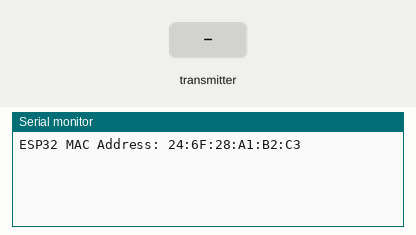
The program below on a simulated ESP32-S3. Parts: the last lines printed to the serial monitor. The test bench sets the inputs (shaded band).

Above: at 1.2 s.
1.3 s: the transmitter starts sending axisX = 0
At 1.66 s:
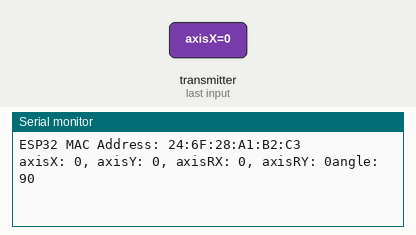
3.3 s: the transmitter starts sending axisY = 1024
At 3.66 s:
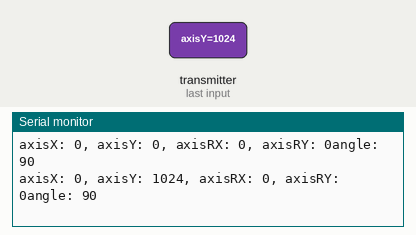
4.8 s: the transmitter starts sending axisRX = 1024
At 5.16 s:
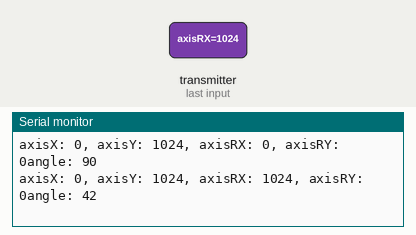
6.3 s: the transmitter starts sending axisRY = 1024
At 6.66 s:
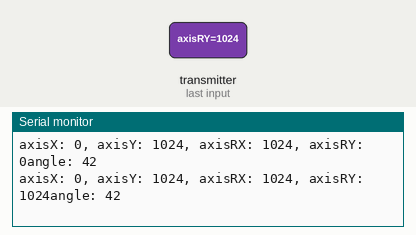
7.8 s: the transmitter starts sending axisX = 1024
At 8.16 s:
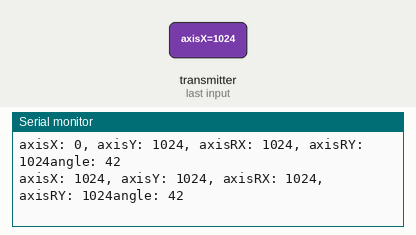
9.3 s: the transmitter starts sending axisY = 0
At 9.66 s:
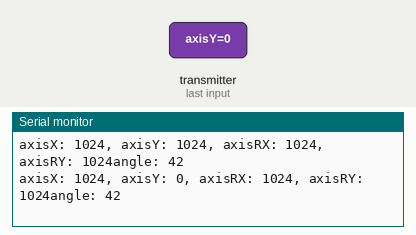

The program:

main.cpp
```cpp
#include <Arduino.h>
#include "WiFi.h"
#include "esp_now.h"
#include <Servo.h>

// Pinmappings
// Motor control pins
#define M1_FWR_PIN 35
#define M1_REV_PIN 36
#define M2_FWR_PIN 37
#define M2_REV_PIN 38
#define M3_FWR_PIN 39
#define M3_REV_PIN 40
#define M4_FWR_PIN 41
#define M4_REV_PIN 42

// ADC pins
#define ADC1_4_PIN 5
#define ADC1_5_PIN 6
#define ADC1_6_PIN 7
#define ADC1_7_PIN 8
#define BAT_SENSE_PIN 9

// Motor sense pins ADC
#define M4_SENSE_PIN 4
#define M3_SENSE_PIN 3
#define M2_SENSE_PIN 2
#define M1_SENSE_PIN 1

// Servo pins
#define SERVO1_PIN 15

typedef struct struct_message {
  // axis data
  int16_t axisX;
  int16_t axisY;
  int16_t axisRX;
  int16_t axisRY;
} struct_message;

// Function to map values
int mapSpeed(int x) {
    // Input is -512 to 512
    // Output is 0 to 255
    int y = map(x, -512, 512, -30, 30);
    return y;
}

struct_message recivedData;
long lastReciveTime = 2000;
long lastPrintTime = 0;

Servo myservo = Servo();


// callback function that will be executed when data is received
void OnDataRecv(const uint8_t * mac, const uint8_t *incomingData, int len) {
    memcpy(&recivedData, incomingData, sizeof(recivedData));

    Serial.printf(
        "axisX: %d, axisY: %d, axisRX: %d, axisRY: %d",
        recivedData.axisX,
        recivedData.axisY,
        recivedData.axisRX,
        recivedData.axisRY
    );
    lastReciveTime = millis();

    // Set motor speed
    int speed1 = mapSpeed(recivedData.axisY);
    int speed2 = mapSpeed(recivedData.axisRY);
    // Serial.printf("\tspeed1: %d, speed2: %d, lastReciveTime: %d\n", speed1, speed2, lastReciveTime);

    // if (speed1 < 0) {
    //     analogWrite(fwrPin1, 0);
    //     analogWrite(revPin1, abs(speed1));
    // }
    // else {
    //     analogWrite(revPin1, 0);
    //     analogWrite(fwrPin1, speed1);
    // }

    // if(speed2 < 0) {
    //     analogWrite(fwrPin2, 0);
    //     // analogWrite(revPin2, abs(speed2));
    //     analogWrite(revPin2, abs(speed1));
    // }
    // else {
    //     analogWrite(revPin2, 0);
    //     // analogWrite(fwrPin2, speed2);
    //     analogWrite(fwrPin2, speed1);
    // }

    // Set servo angle
    // -200 to 200 to 30 to 150 is good
    // -200 =
    int angle = map(recivedData.axisRX, -512, 512, 114, 66);
    // myservo.write(servoPin, angle);
    // myservo.write(servoPin, angle, 30, 1);

    Serial.printf("angle: %d\n", angle);


}


void setup() {
    Serial.begin(115200);
    delay(50);
    // while (!Serial);
    // Set device as a Wi-Fi Station
    WiFi.mode(WIFI_STA);
    // Init ESP-NOW
    if (esp_now_init() != ESP_OK) {
        Serial.println("Error initializing ESP-NOW");
        return;
    }
    esp_now_register_recv_cb(OnDataRecv);

    // Print mac address
    Serial.print("ESP32 MAC Address: ");
    Serial.println(WiFi.macAddress());

    // pinMode(fwrPin1, OUTPUT);
    // pinMode(revPin1, OUTPUT);
    // pinMode(fwrPin2, OUTPUT);
    // pinMode(revPin2, OUTPUT);
    analogWriteFrequency(20000);

}

void loop() {
    // If it has been more than 2 seconds since we have recived data
    if (millis() - lastReciveTime > 2000 && millis() - lastPrintTime > 2000) {
        Serial.println("No data recived");
        lastPrintTime = millis();
    }

    delay(5);
}
```

Measured:
- after the input at 1.3 s, the serial monitor: prints a new line after 0.05 s (image 1)
- after the input at 3.3 s, the serial monitor: prints a new line after 0.05 s (image 2)
- after the input at 4.8 s, the serial monitor: prints a new line after 0.05 s (image 3)
- after the input at 6.3 s, the serial monitor: prints a new line after 0.05 s (image 4)
- after the input at 7.8 s, the serial monitor: prints a new line after 0.05 s (image 5)
- after the input at 9.3 s, the serial monitor: prints a new line after 0.05 s (image 6)
